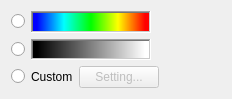
<?xml version="1.0" encoding="UTF-8"?>
<ui version="4.0">
 <class>ColorMapSettingWidget</class>
 <widget class="QWidget" name="ColorMapSettingWidget">
  <property name="geometry">
   <rect>
    <x>0</x>
    <y>0</y>
    <width>232</width>
    <height>99</height>
   </rect>
  </property>
  <property name="sizePolicy">
   <sizepolicy hsizetype="MinimumExpanding" vsizetype="Minimum">
    <horstretch>0</horstretch>
    <verstretch>0</verstretch>
   </sizepolicy>
  </property>
  <property name="windowTitle">
   <string>Form</string>
  </property>
  <layout class="QVBoxLayout" name="verticalLayout">
   <item>
    <layout class="QHBoxLayout" name="rainbowLayout">
     <item>
      <widget class="QRadioButton" name="rainbowRadioButton">
       <property name="text">
        <string/>
       </property>
      </widget>
     </item>
     <item>
      <widget class="QLabel" name="rainbowLabel">
       <property name="minimumSize">
        <size>
         <width>120</width>
         <height>20</height>
        </size>
       </property>
       <property name="baseSize">
        <size>
         <width>80</width>
         <height>20</height>
        </size>
       </property>
       <property name="focusPolicy">
        <enum>Qt::ClickFocus</enum>
       </property>
       <property name="styleSheet">
        <string notr="true">QLabel {background-color : qlineargradient(x1:0.05, y1:0, x2:0.95, y2:0, stop:0 rgb(0, 0, 255), stop:0.25 rgb(0, 255, 255), stop:0.5 rgb(0, 255, 0), stop:0.75 rgb(255, 255, 0), stop:1 rgb(255, 0, 0));}</string>
       </property>
       <property name="frameShape">
        <enum>QFrame::WinPanel</enum>
       </property>
       <property name="frameShadow">
        <enum>QFrame::Sunken</enum>
       </property>
       <property name="text">
        <string/>
       </property>
      </widget>
     </item>
     <item>
      <spacer name="horizontalSpacer">
       <property name="orientation">
        <enum>Qt::Horizontal</enum>
       </property>
       <property name="sizeHint" stdset="0">
        <size>
         <width>40</width>
         <height>20</height>
        </size>
       </property>
      </spacer>
     </item>
    </layout>
   </item>
   <item>
    <layout class="QHBoxLayout" name="grayscaleLayout">
     <item>
      <widget class="QRadioButton" name="grayscaleRadioButton">
       <property name="text">
        <string/>
       </property>
      </widget>
     </item>
     <item>
      <widget class="QLabel" name="grayscaleLabel">
       <property name="minimumSize">
        <size>
         <width>120</width>
         <height>20</height>
        </size>
       </property>
       <property name="baseSize">
        <size>
         <width>80</width>
         <height>20</height>
        </size>
       </property>
       <property name="focusPolicy">
        <enum>Qt::ClickFocus</enum>
       </property>
       <property name="styleSheet">
        <string notr="true">QLabel {background-color : qlineargradient(x1:0.05, y1:0, x2:0.95, y2:0, stop:0 rgb(0, 0, 0), stop:1 rgb(255, 255, 255));}</string>
       </property>
       <property name="frameShape">
        <enum>QFrame::WinPanel</enum>
       </property>
       <property name="frameShadow">
        <enum>QFrame::Sunken</enum>
       </property>
       <property name="text">
        <string/>
       </property>
      </widget>
     </item>
     <item>
      <spacer name="horizontalSpacer_2">
       <property name="orientation">
        <enum>Qt::Horizontal</enum>
       </property>
       <property name="sizeHint" stdset="0">
        <size>
         <width>40</width>
         <height>20</height>
        </size>
       </property>
      </spacer>
     </item>
    </layout>
   </item>
   <item>
    <layout class="QHBoxLayout" name="customLayout">
     <item>
      <widget class="QRadioButton" name="customRadioButton">
       <property name="text">
        <string/>
       </property>
      </widget>
     </item>
     <item>
      <widget class="QLabel" name="customLabel">
       <property name="baseSize">
        <size>
         <width>80</width>
         <height>20</height>
        </size>
       </property>
       <property name="styleSheet">
        <string notr="true"/>
       </property>
       <property name="text">
        <string>Custom</string>
       </property>
       <property name="textFormat">
        <enum>Qt::PlainText</enum>
       </property>
      </widget>
     </item>
     <item>
      <widget class="QPushButton" name="customSettingButton">
       <property name="enabled">
        <bool>false</bool>
       </property>
       <property name="text">
        <string>Setting...</string>
       </property>
      </widget>
     </item>
     <item>
      <spacer name="horizontalSpacer_3">
       <property name="orientation">
        <enum>Qt::Horizontal</enum>
       </property>
       <property name="sizeHint" stdset="0">
        <size>
         <width>40</width>
         <height>20</height>
        </size>
       </property>
      </spacer>
     </item>
    </layout>
   </item>
  </layout>
 </widget>
 <resources/>
 <connections>
  <connection>
   <sender>customRadioButton</sender>
   <signal>toggled(bool)</signal>
   <receiver>customSettingButton</receiver>
   <slot>setEnabled(bool)</slot>
   <hints>
    <hint type="sourcelabel">
     <x>13</x>
     <y>71</y>
    </hint>
    <hint type="destinationlabel">
     <x>89</x>
     <y>72</y>
    </hint>
   </hints>
  </connection>
 </connections>
</ui>
